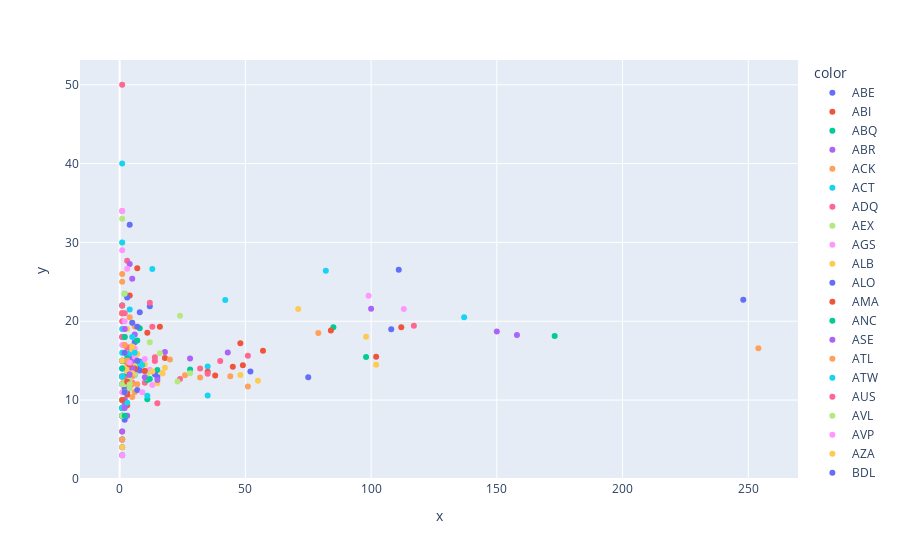

Notebook cell for this chart:
### Code cell
import plotly.express as go
plt.figure(figsize=(12, 8))

fig = go.scatter(x=tax_out[('taxi_out','count')], y=tax_out[('taxi_out', 'mean')], color=tax_out['origin'])
fig.show()
